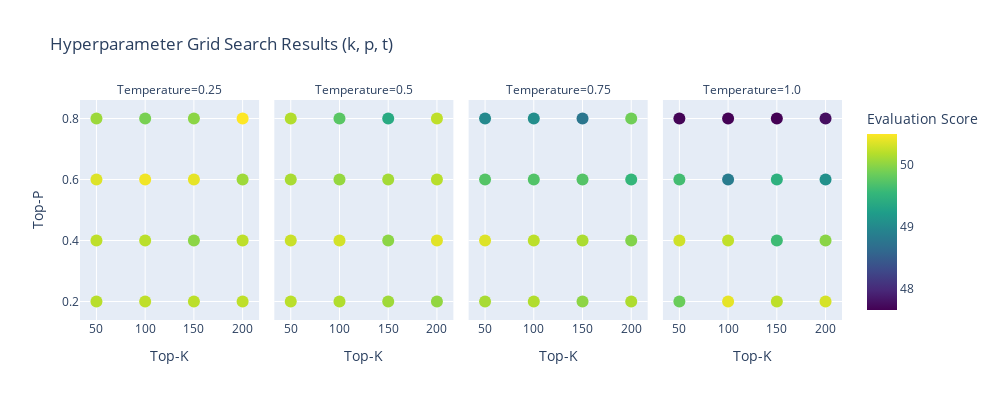

Notebook code cell kept with this figure:
### Code cell
fig = px.scatter(
    df,
    x="top_k",
    y="top_p",
    color="score",
    facet_col="temperature",
    color_continuous_scale="Viridis",
    title="Hyperparameter Grid Search Results (k, p, t)",
    labels={
        "top_k": "Top-K",
        "top_p": "Top-P",
        "score": "Evaluation Score",
        "temperature": "Temperature"
    }
)

fig.update_traces(marker=dict(size=12))
fig.update_layout(height=400, width=1000)
fig.show()

### Figure 1 — Plotly figure (JSON) as saved in the notebook; plotly's stock layout.template omitted (floating-point values rounded to 4 significant figures)
{"data": [{"hovertemplate": "Temperature=0.25<br>Top-K=%{x}<br>Top-P=%{y}<br>Evaluation Score=%{marker.color}<extra></extra>", "legendgroup": "", "marker": {"color": [50.2, 50.22, 50.36, 50.07, 50.23, 50.21, 50.45, 49.91, 50.21, 50.0, 50.4, 50.0, 50.22, 50.22, 50.08, 50.5], "coloraxis": "coloraxis", "size": 12, "symbol": "circle"}, "mode": "markers", "name": "", "orientation": "v", "showlegend": false, "type": "scatter", "x": [50, 50, 50, 50, 100, 100, 100, 100, 150, 150, 150, 150, 200, 200, 200, 200], "xaxis": "x", "y": [0.2, 0.4, 0.6, 0.8, 0.2, 0.4, 0.6, 0.8, 0.2, 0.4, 0.6, 0.8, 0.2, 0.4, 0.6, 0.8], "yaxis": "y"}, {"hovertemplate": "Temperature=0.5<br>Top-K=%{x}<br>Top-P=%{y}<br>Evaluation Score=%{marker.color}<extra></extra>", "legendgroup": "", "marker": {"color": [50.21, 50.27, 50.13, 50.17, 50.16, 50.32, 50.04, 49.75, 50.08, 50.0, 50.11, 49.38, 50.03, 50.38, 50.2, 50.23], "coloraxis": "coloraxis", "size": 12, "symbol": "circle"}, "mode": "markers", "name": "", "orientation": "v", "showlegend": false, "type": "scatter", "x": [50, 50, 50, 50, 100, 100, 100, 100, 150, 150, 150, 150, 200, 200, 200, 200], "xaxis": "x2", "y": [0.2, 0.4, 0.6, 0.8, 0.2, 0.4, 0.6, 0.8, 0.2, 0.4, 0.6, 0.8, 0.2, 0.4, 0.6, 0.8], "yaxis": "y2"}, {"hovertemplate": "Temperature=0.75<br>Top-K=%{x}<br>Top-P=%{y}<br>Evaluation Score=%{marker.color}<extra></extra>", "legendgroup": "", "marker": {"color": [50.13, 50.36, 49.73, 49.0, 50.17, 50.22, 49.71, 49.06, 50.01, 50.14, 49.72, 48.77, 50.15, 49.96, 49.53, 49.88], "coloraxis": "coloraxis", "size": 12, "symbol": "circle"}, "mode": "markers", "name": "", "orientation": "v", "showlegend": false, "type": "scatter", "x": [50, 50, 50, 50, 100, 100, 100, 100, 150, 150, 150, 150, 200, 200, 200, 200], "xaxis": "x3", "y": [0.2, 0.4, 0.6, 0.8, 0.2, 0.4, 0.6, 0.8, 0.2, 0.4, 0.6, 0.8, 0.2, 0.4, 0.6, 0.8], "yaxis": "y3"}, {"hovertemplate": "Temperature=1.0<br>Top-K=%{x}<br>Top-P=%{y}<br>Evaluation Score=%{marker.color}<extra></extra>", "legendgroup": "", "marker": {"color": [49.85, 50.3, 49.63, 47.68, 50.4, 50.24, 48.84, 47.67, 50.22, 49.6, 49.46, 47.66, 50.32, 49.99, 49.08, 47.76], "coloraxis": "coloraxis", "size": 12, "symbol": "circle"}, "mode": "markers", "name": "", "orientation": "v", "showlegend": false, "type": "scatter", "x": [50, 50, 50, 50, 100, 100, 100, 100, 150, 150, 150, 150, 200, 200, 200, 200], "xaxis": "x4", "y": [0.2, 0.4, 0.6, 0.8, 0.2, 0.4, 0.6, 0.8, 0.2, 0.4, 0.6, 0.8, 0.2, 0.4, 0.6, 0.8], "yaxis": "y4"}], "layout": {"annotations": [{"font": {}, "showarrow": false, "text": "Temperature=0.25", "x": 0.1175, "xanchor": "center", "xref": "paper", "y": 1, "yanchor": "bottom", "yref": "paper"}, {"font": {}, "showarrow": false, "text": "Temperature=0.5", "x": 0.3725, "xanchor": "center", "xref": "paper", "y": 1, "yanchor": "bottom", "yref": "paper"}, {"font": {}, "showarrow": false, "text": "Temperature=0.75", "x": 0.6275, "xanchor": "center", "xref": "paper", "y": 1, "yanchor": "bottom", "yref": "paper"}, {"font": {}, "showarrow": false, "text": "Temperature=1.0", "x": 0.8825, "xanchor": "center", "xref": "paper", "y": 1, "yanchor": "bottom", "yref": "paper"}], "coloraxis": {"colorbar": {"title": {"text": "Evaluation Score"}}, "colorscale": [[0, "#440154"], [0.1111, "#482878"], [0.2222, "#3e4989"], [0.3333, "#31688e"], [0.4444, "#26828e"], [0.5556, "#1f9e89"], [0.6667, "#35b779"], [0.7778, "#6ece58"], [0.8889, "#b5de2b"], [1, "#fde725"]]}, "height": 400, "legend": {"tracegroupgap": 0}, "title": {"text": "Hyperparameter Grid Search Results (k, p, t)"}, "width": 1000, "xaxis": {"anchor": "y", "domain": [0, 0.235], "title": {"text": "Top-K"}}, "xaxis2": {"anchor": "y2", "domain": [0.255, 0.49], "matches": "x", "title": {"text": "Top-K"}}, "xaxis3": {"anchor": "y3", "domain": [0.51, 0.745], "matches": "x", "title": {"text": "Top-K"}}, "xaxis4": {"anchor": "y4", "domain": [0.765, 1.0], "matches": "x", "title": {"text": "Top-K"}}, "yaxis": {"anchor": "x", "domain": [0, 1], "title": {"text": "Top-P"}}, "yaxis2": {"anchor": "x2", "domain": [0, 1], "matches": "y", "showticklabels": false}, "yaxis3": {"anchor": "x3", "domain": [0, 1], "matches": "y", "showticklabels": false}, "yaxis4": {"anchor": "x4", "domain": [0, 1], "matches": "y", "showticklabels": false}}}
